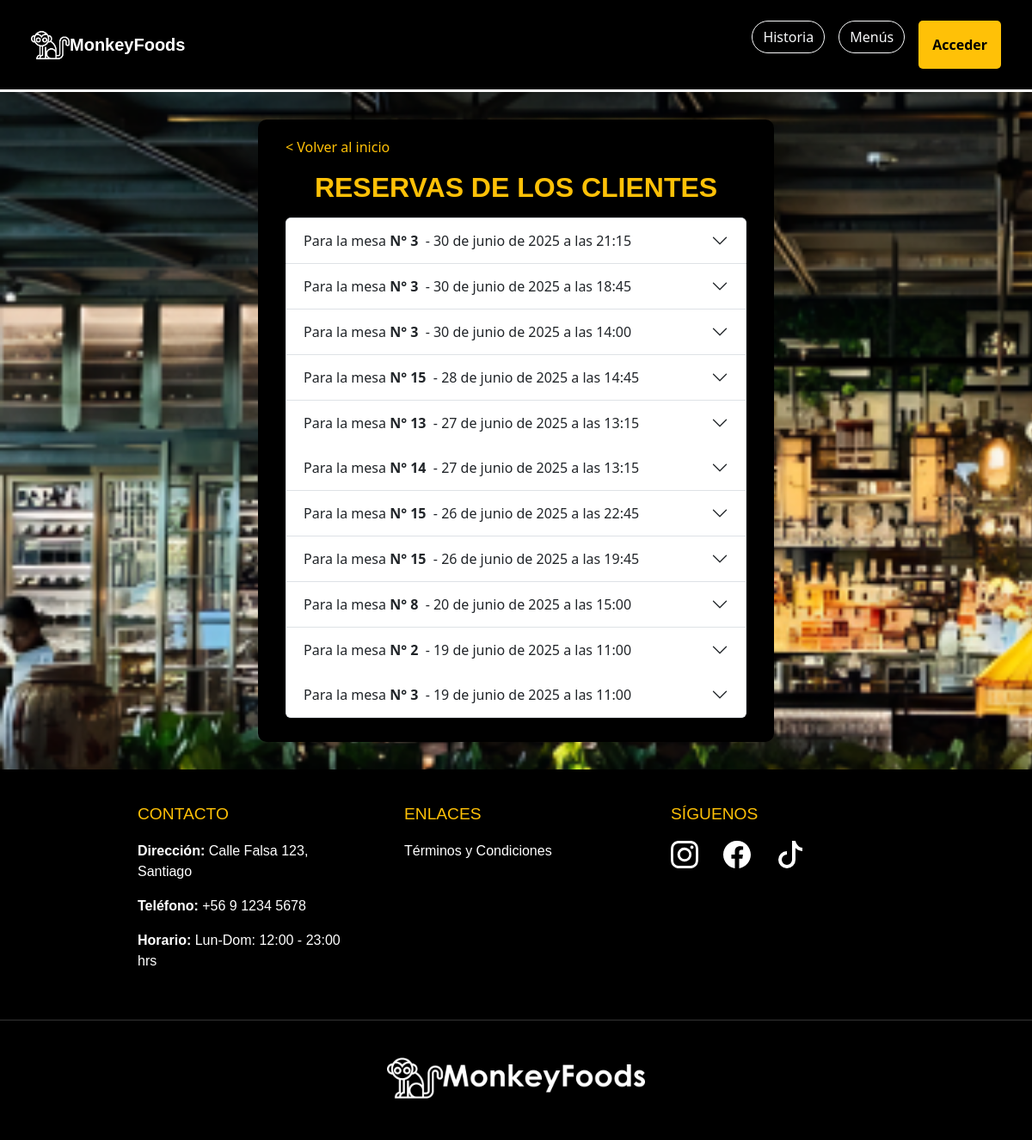
Screenshot of /reservas_cocinero/ with the database file from the repository.
### apps/reservas/models.py (models this page shows, shortened)
class Mesa(models.Model):
    zona = models.ForeignKey(Zona, on_delete=models.CASCADE)
    numero = models.PositiveIntegerField()
    capacidad = models.PositiveIntegerField()
    estado = models.BooleanField(default=True)  #mesa disponible o no

class Reserva(models.Model):
    ESTADOS_RESERVA = (
        ('borrador', 'Borrador'),
        ('completada', 'Completada'),
    )
    id_reserva = models.CharField(max_length=12, unique=True, editable=False)
    cliente = models.ForeignKey(settings.AUTH_USER_MODEL, on_delete=models.CASCADE)
    nombre_reserva = models.CharField(max_length=100)
    fecha = models.DateField()
    hora = models.TimeField()
    telefono = models.CharField(max_length=20)
    comensales = models.PositiveIntegerField(default=1)
    abono = models.DecimalField(max_digits=8, decimal_places=2)
    total = models.DecimalField(max_digits=8, decimal_places=2)
    mesas = models.ManyToManyField('Mesa')
    menu = models.ForeignKey(Menu, on_delete=models.SET_NULL, null=True, blank=True)  #modelo menú
    zona = models.ForeignKey('Zona', on_delete=models.CASCADE, null=True, blank=True)
    estado = models.CharField(max_length=20, choices=ESTADOS_RESERVA, default='borrador')

### apps/reservas_cocinero/views.py (the view)
# urls.py: path('', views.reservas_cocinero, name='reservas_cocinero'),
def reservas_cocinero(request):
    reservas_pasadas = Reserva.objects.filter(fecha__lt=now().date()).order_by('-fecha', '-hora')
    reservas_futuras = Reserva.objects.filter(fecha__gte=now().date()).order_by('fecha', 'hora')
    reservas = list(reservas_pasadas) + list(reservas_futuras)  # concatenar listas
    return render(request, 'reservas_cocinero/reservas_cocinero.html', {'reservas': reservas})

### apps/reservas_cocinero/templates/reservas_cocinero/reservas_cocinero.html (shortened to what this page needs)
{% load static %}
<!DOCTYPE html>
<html lang="es">
<head>
    <link href="https://cdn.jsdelivr.net/npm/bootstrap@5.3.3/dist/css/bootstrap.min.css" rel="stylesheet"
>
    <link rel="stylesheet" href="https://cdn.jsdelivr.net/npm/bootstrap-icons@1.11.3/font/bootstrap-icons.min.css">
    <link rel="stylesheet" href="{% static 'reservas_mesero/css/styles.css' %}">
</head>
<body class="body-fondo">
    <nav class="navbar navbar-expand-lg bg-body-primary navbar-settings p-4">
        <div class="container-fluid">
            <a href="{% url 'index' %}">
                <img style="width: 45px; height: 45px;" src="{% static 'home/img/mono-blanco.png' %}" alt="marca">
                <a class="navbar-brand marca" href="{% url 'index' %}">MonkeyFoods</a>
            </a>
            <div class="collapse navbar-collapse" id="navbarSupportedContent">
                {% if request.user.is_authenticated %}
                <form class="d-flex gap-4" role="search">
                    <a href="{% url 'historia' %}">
                        <button class="btn btn-outline-light history" type="button">Historia</button>
                    </a>
                    <a href="{% url 'menus' %}">
                        <button class="btn btn-outline-light history" type="button">Menús</button>
                    </a>
                    <div class="nav-item dropdown dropdown-perfil me-2">
                        <a class="nav-link dropdown-toggle" href="#" role="button" data-bs-toggle="dropdown">
                            {% if user.foto_perfil %}
                            <img src="{{ user.foto_perfil.url }}" alt="Foto de perfil" style="border-radius: 50%; border: 1px solid #ffc107;" width="36" height="36">
                            {% else %}
                            <svg xmlns="http://www.w3.org/2000/svg" style="color: #ffc107" width="36" height="36"
                                fill="currentColor" class="bi bi-person-circle" viewBox="0 0 16 16">
                                <path d="M11 6a3 3 0 1 1-6 0 3 3 0 0 1 6 0" />
                                <path fill-rule="evenodd"
                                    d="M0 8a8 8 0 1 1 16 0A8 8 0 0 1 0 8m8-7a7 7 0 0 0-5.468 11.37C3.242 11.226 4.805 10 8 10s4.757 1.225 5.468 2.37A7 7 0 0 0 8 1" />
                            </svg>
                            {% endif %}
                        </a>
                        <ul class="dropdown-menu dropdown-perfil">
                           <li><p class="text-black text-end mx-1 text-center" style="font-weight: bold;">{{ user.first_name|upper }} {{ user.last_name|upper }}</p></li>
                            <li><a class="dropdown-item" href="{% url 'perfil' %}">Mi perfil</a></li>
                            {% if request.user.rol == 4 %}
                            <li><a class="dropdown-item" href="{% url 'admin_usuarios' %}">Usuarios</a></li>
                            {% endif %}
                            {% if request.user.rol == 1 %}
                            <li><a class="dropdown-item" href="{% url 'historial_reservas' %}">Mis reservas</a></li>
                            {% endif %}
                            <li><a class="dropdown-item" href="{% url 'exit' %}">Salir</a></li>
                        </ul>
                    </div>
                </form>
                {% else %}
                <div class="d-flex gap-3">
                    <div class="d-flex gap-3">
                        <a href="{% url 'historia' %}">
                            <button class="btn btn-outline-light history" type="button">Historia</button>
                        </a>
                        <a href="{% url 'menus' %}">
                            <button class="btn btn-outline-light history" type="button">Menús</button>
                        </a>
                        <form class="d-flex" role="search">
                            <a href="{% url 'registrar' %}">
                                <button class="btn btn-warning btn-settings" type="button">Acceder</button>
                            </a>
                        </form>
                    </div>
                </div>
                {% endif %}
            </div>
        </div>
    </nav>
     <div class="form-container">
        <div class="container mb-2">
            <a href="{% url 'index' %}" class="text-warning text-decoration-none mb-3 d-block">&lt; Volver al inicio</a>
            <h2 class="text-warning text-center mb-3" style="font-family: 'Century Gothic', sans-serif; font-weight: bolder;">RESERVAS DE LOS CLIENTES</h2>
            <div class="accordion" id="accordionReservas">
                {% for reserva in reservas %}
                    {% if reserva.menu %}
                        <div class="accordion-item">
                            <h2 class="accordion-header" id="heading{{ reserva.id }}">
                                {% for mesa in reserva.mesas.all %}
                                    <button class="accordion-button collapsed" type="button" data-bs-toggle="collapse"
                                        data-bs-target="#collapse{{ reserva.id }}">
                                        Para la mesa&nbsp;<strong>N° {{ mesa.numero }}</strong>&nbsp; - {{ reserva.fecha }} a las {{ reserva.hora }}
                                    </button>
                                {% endfor %}
                            </h2>
                        </div>
                    {% endif %}
                {% endfor %}
            </div>
        </div>
    </div>
    <footer class="footer-triple">
        <div class="footer-contenido">
            <div class="footer-columna">
                <h3>Contacto</h3>
                <p><strong>Dirección:</strong> Calle Falsa 123, Santiago</p>
                <p><strong>Teléfono:</strong> +56 9 1234 5678</p>
                <p><strong>Horario:</strong> Lun-Dom: 12:00 - 23:00 hrs</p>
            </div>
            <div class="footer-columna">
                <h3>Enlaces</h3>
                <ul class="footer-links">
                    <li><a href="#">Términos y Condiciones</a></li>
                </ul>
            </div>
            <div class="footer-columna">
                <h3>Síguenos</h3>
                <div class="redes-sociales">
                    <a href="#"></a>
                    <a href="#"></a>
                    <a href="#"><svg xmlns="http://www.w3.org/2000/svg" width="32" height="32" fill="currentColor" class="bi bi-tiktok" viewBox="0 0 16 16">
                                    <path d="M9 0h1.98c.144.715.54 1.617 1.235 2.512C12.895 3.389 13.797 4 15 4v2c-1.753 0-3.07-.814-4-1.829V11a5 5 0 1 1-5-5v2a3 3 0 1 0 3 3z"/>
                                </svg></a>
                </div>
            </div>
        </div>
        <div class="footer-logo-container">
            <a href="#">
                <img src="{% static 'home/img/logo_blanco.png' %}" alt="Logo" class="footer-logo">
            </a>
        </div>
    </footer>
</html>

### apps/reservas_mesero/static/reservas_mesero/css/styles.css (style rules this page uses)
html, body { max-width: 100%; overflow-x: hidden; }
.navbar-settings { background-color: black; border-bottom: 3px solid; color: white; }
.marca { color: white; font-weight: bold; text-align: right; background-size: 20%; font-family: "Century Gothic", sans-serif; }
.btn-settings { border-radius: 40px; }
.history { border-radius: 40px; }
.body-fondo { background-image: url(../img/fondo.png); background-size: cover; background-position: cover; background-repeat: no-repeat; background-attachment: fixed; }
.btn-warning { background-color: #ffc107; border: none; border-radius: 5px; font-weight: bold; padding: 1rem; cursor: pointer; transition: background-color 0.3s ease; }
.form-container { max-width: 600px; width: 90%; display: grid; color: white; background-color: black; border-radius: 10px; padding: 20px; margin: 2rem auto; }
.footer-triple { background: black; color: white; font-family: "Century Gothic", sans-serif; padding: 40px 0 20px; display: flex; flex-direction: column; align-items: center; width: 100%; }
.footer-contenido { display: flex; justify-content: space-around; max-width: 1200px; margin: 0 auto; padding: 0 20px; gap: 30px; }
.footer-columna { width: 280px; padding: 0 10px; text-align: left; }
.footer-columna h3 { color: #ffc107; font-size: 1.2rem; margin-bottom: 20px; text-transform: uppercase; }
.footer-links, .redes-sociales { list-style: none; padding: 0; }
.footer-links li, .redes-sociales a { margin-bottom: 10px; }
.footer-links a, .redes-sociales a { color: white; text-decoration: none; transition: color 0.3s; }
.redes-sociales svg { margin-right: 25px; color: white; }
.footer-logo-container { width: 100%; text-align: center; margin-top: 40px; padding: 20px 0; border-top: 1px solid #333333; }
.footer-logo { margin-top: 15px; max-width: 300px; height: auto; filter: brightness(0) invert(1); }

### rows the page displays
Reserva: fecha "30 de junio de 2025", hora "21:15"
Mesa: numero "3"
Reserva: fecha "30 de junio de 2025", hora "18:45"
Reserva: fecha "30 de junio de 2025", hora "14:00"
Reserva: fecha "28 de junio de 2025", hora "14:45"
Mesa: numero "15"
Reserva: fecha "27 de junio de 2025", hora "13:15"
Mesa: numero "13"
Mesa: numero "14"
Reserva: fecha "26 de junio de 2025", hora "22:45"
Reserva: fecha "26 de junio de 2025", hora "19:45"
Reserva: fecha "20 de junio de 2025", hora "15:00"
Mesa: numero "8"
Reserva: fecha "19 de junio de 2025", hora "11:00"
Mesa: numero "2"
